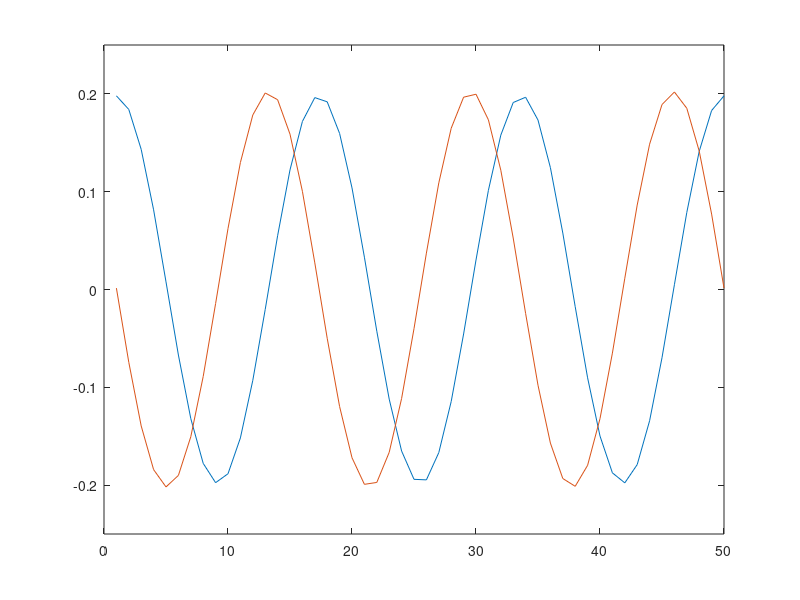
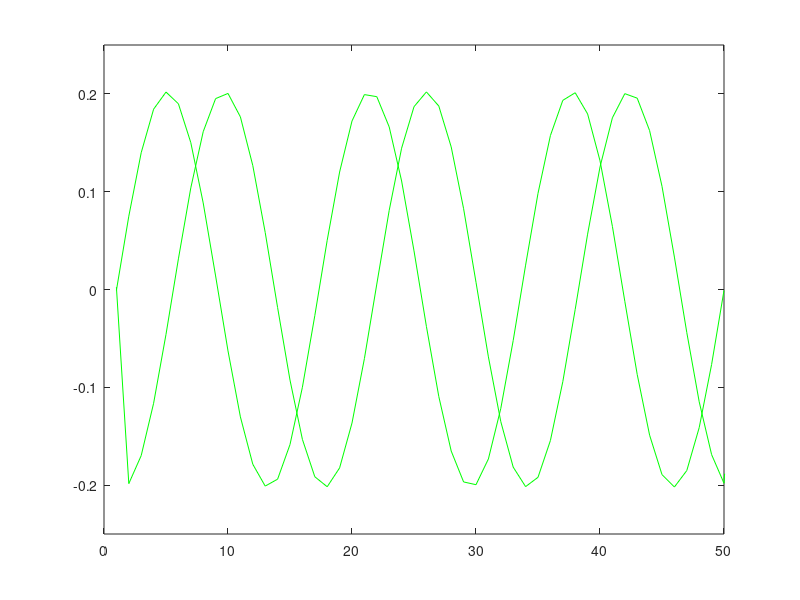

Write MATLAB code to recreate these figures, in order.
% suppose we have a distribution of time traces
%
% one source of variation is translation and scaling relative to the mean
% close to the mean we can represent these as
% 
% (1 + a T)f and (1 + b D)f
% where f is the the time trace 
% and T and D are infinitesimal translation and dilation generators, i.e. 
% d/dt and t d/dt 
%
% if in principal component analysis we diagonalize the covariance
% matrix to decompose 
%
% f = sum_i c_i f_i 
%
% comparing to the above we see that f_i will be the mean, T acting on the
% mean (the time derivative of the mean), D acting on the mean, etc.
% 
% we can exclude these principal components and the remaining leading ones
% will give a basis for the more non-trivial variation of the time traces
% 
% it is then easy to check the distribution along those directions and
% cluster the trajectories based on that

%%
% generate a distribution of time traces randomly shifted relative to one
% another

nTime = 50;
nTraces = 100;
T = linspace(1,4,nTime);
timeTrace = zeros([nTraces nTime]);

for i = 1:nTraces
    a = 0.2*randn(1);
    timeTrace(i,:) = sin(2*pi*T+a);
end
    
plot(timeTrace')

%% do PCA

% nTime x nTime covariance matrix
S = cov(timeTrace);
[V,D] = eigs(S);

% the first two principal components
plot(V(:,1)')
hold on 
plot(V(:,2)')
hold off
axis([0 50 -1/4 1/4])

%% first 2 PC coincide perfectly with the mean and the derivative of the mean

% disagreement here is due to the one sided approximation of the derivative
% and edge effects of the convolution (and there is a sign difference)

% normalize to compare to eigenvector
meanTrace = mean(timeTrace)/sqrt(sum(mean(timeTrace).^2));
dMeanTrace = conv(meanTrace,[1 -1]/2);
dMeanTrace = -dMeanTrace/sqrt(sum(dMeanTrace.^2));

figure,
plot(meanTrace,'g')
hold on
plot(dMeanTrace,'g')
hold off
axis([0 50 -1/4 1/4])

